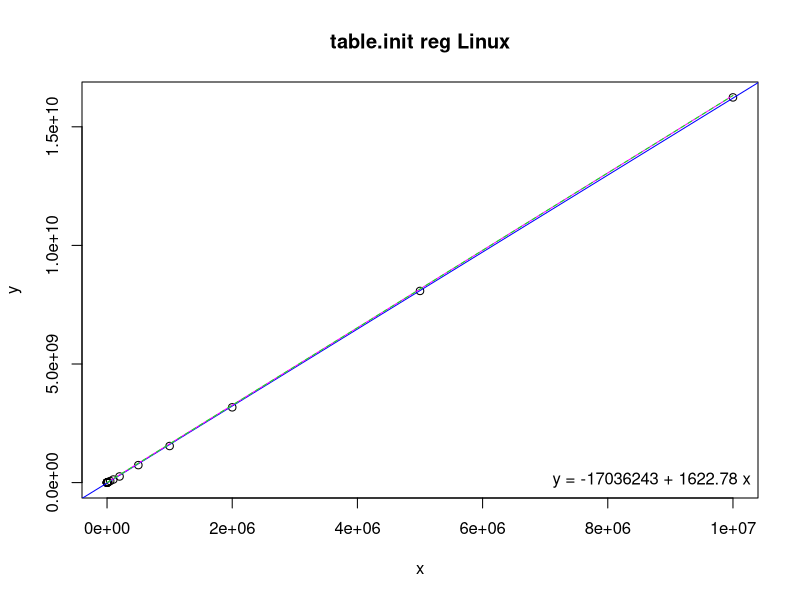
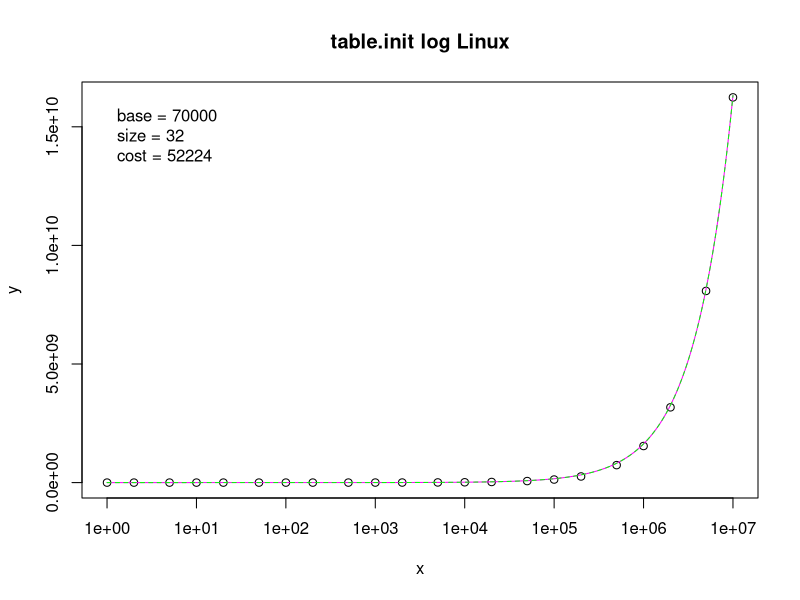

Here is the R script that generated these plots, in order:
# Input data
x <- c(1,2,5,10,20,50,100,200,500,1000,2000,5000,10000,20000,50000,100000,200000,500000,1000000,2000000,5000000,9999999)
y <- c(109980,111030,116860,123170,135740,175100,251600,378330,769230,1414600,2715000,6589400,13064000,25967000,64378000,129120000,258340000,736940000,1542400000,3173700000,8080900000,16240000000)

# Linear regression
model <- lm(y ~ x)
coefs <- coef(model)

# Print regression coefficients
print(coefs)

# Estimating linear function
a <- 1632.0
b <- 70000.0
fl <- function(x) {
  a*x + b
}

# Estimated linear values
xl <- seq(1, 9999999, by = 1000)
yl <- fl(xl)

# Estimating staircase function
base <- 70000
size <- 32
cost <- 52224
fs <- function(x) {
  base + (((x + size - 1) / size) * cost)
}

# Estimated staircase values
xs <- seq(1, 9999999, by = 1000)
ys <- fs(xs)

png("table-init-reg.png")
plot(x, y, main = "table.init reg Linux")
abline(model, col = "blue")
lines(xl, yl, col = "magenta")
lines(xs, ys, col = "green", lty = 2)
legend("bottomright", legend = sprintf("y = %.0f + %.2f x", coefs[1], coefs[2]), bty = "n")

png("table-init-log.png")
plot(x, y, log = "x", main = "table.init log Linux")
lines(xl, yl, col = "magenta")
lines(xs, ys, col = "green", lty = 2)
legend("topleft", legend = sprintf(" base = %i\n size = %i\n cost = %i", base, size, cost), bty = "n")
